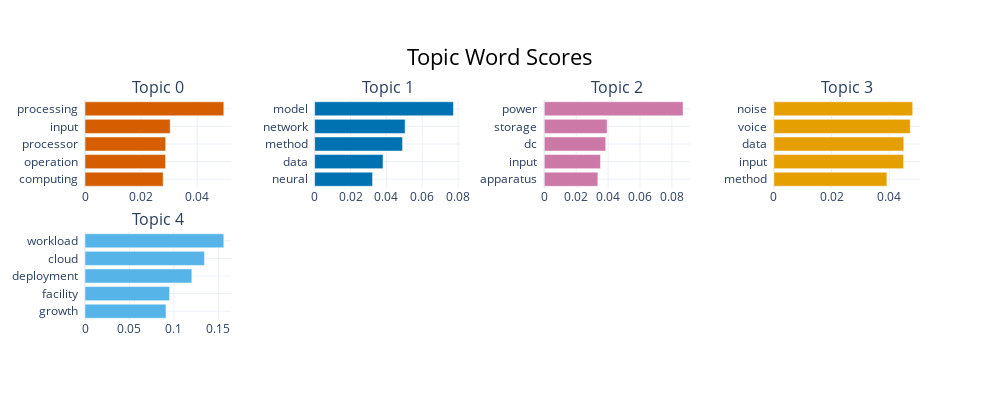

The cell this chart's notebook holds for it:
### Code cell
topic_model.visualize_barchart(top_n_topics=5, height=200)

### Figure 1 — Plotly figure (JSON) as saved in the notebook; plotly's stock layout.template omitted (floating-point values rounded to 4 significant figures)
{"data": [{"marker": {"color": "#D55E00"}, "orientation": "h", "type": "bar", "x": [0.02785, 0.02871, 0.02877, 0.03037, 0.04949], "xaxis": "x", "y": ["computing  ", "operation  ", "processor  ", "input  ", "processing  "], "yaxis": "y"}, {"marker": {"color": "#0072B2"}, "orientation": "h", "type": "bar", "x": [0.0323, 0.03814, 0.04901, 0.05044, 0.07738], "xaxis": "x2", "y": ["neural  ", "data  ", "method  ", "network  ", "model  "], "yaxis": "y2"}, {"marker": {"color": "#CC79A7"}, "orientation": "h", "type": "bar", "x": [0.03359, 0.0352, 0.03852, 0.03939, 0.08698], "xaxis": "x3", "y": ["apparatus  ", "input  ", "dc  ", "storage  ", "power  "], "yaxis": "y3"}, {"marker": {"color": "#E69F00"}, "orientation": "h", "type": "bar", "x": [0.0392, 0.04499, 0.04505, 0.0473, 0.04814], "xaxis": "x4", "y": ["method  ", "input  ", "data  ", "voice  ", "noise  "], "yaxis": "y4"}, {"marker": {"color": "#56B4E9"}, "orientation": "h", "type": "bar", "x": [0.09107, 0.09514, 0.1201, 0.1343, 0.1561], "xaxis": "x5", "y": ["growth  ", "facility  ", "deployment  ", "cloud  ", "workload  "], "yaxis": "y5"}], "layout": {"annotations": [{"font": {"size": 16}, "showarrow": false, "text": "Topic 0", "x": 0.0875, "xanchor": "center", "xref": "paper", "y": 1, "yanchor": "bottom", "yref": "paper"}, {"font": {"size": 16}, "showarrow": false, "text": "Topic 1", "x": 0.3625, "xanchor": "center", "xref": "paper", "y": 1, "yanchor": "bottom", "yref": "paper"}, {"font": {"size": 16}, "showarrow": false, "text": "Topic 2", "x": 0.6375, "xanchor": "center", "xref": "paper", "y": 1, "yanchor": "bottom", "yref": "paper"}, {"font": {"size": 16}, "showarrow": false, "text": "Topic 3", "x": 0.9125, "xanchor": "center", "xref": "paper", "y": 1, "yanchor": "bottom", "yref": "paper"}, {"font": {"size": 16}, "showarrow": false, "text": "Topic 4", "x": 0.0875, "xanchor": "center", "xref": "paper", "y": 0.4, "yanchor": "bottom", "yref": "paper"}], "height": 400, "hoverlabel": {"bgcolor": "white", "font": {"family": "Rockwell", "size": 16}}, "showlegend": false, "title": {"font": {"color": "Black", "size": 22}, "text": "Topic Word Scores", "x": 0.5, "xanchor": "center", "yanchor": "top"}, "width": 1000, "xaxis": {"anchor": "y", "domain": [0, 0.175], "showgrid": true}, "xaxis2": {"anchor": "y2", "domain": [0.275, 0.45], "showgrid": true}, "xaxis3": {"anchor": "y3", "domain": [0.55, 0.725], "showgrid": true}, "xaxis4": {"anchor": "y4", "domain": [0.825, 1], "showgrid": true}, "xaxis5": {"anchor": "y5", "domain": [0, 0.175], "showgrid": true}, "xaxis6": {"anchor": "y6", "domain": [0.275, 0.45], "showgrid": true}, "xaxis7": {"anchor": "y7", "domain": [0.55, 0.725], "showgrid": true}, "xaxis8": {"anchor": "y8", "domain": [0.825, 1], "showgrid": true}, "yaxis": {"anchor": "x", "domain": [0.6, 1], "showgrid": true}, "yaxis2": {"anchor": "x2", "domain": [0.6, 1], "showgrid": true}, "yaxis3": {"anchor": "x3", "domain": [0.6, 1], "showgrid": true}, "yaxis4": {"anchor": "x4", "domain": [0.6, 1], "showgrid": true}, "yaxis5": {"anchor": "x5", "domain": [0, 0.4], "showgrid": true}, "yaxis6": {"anchor": "x6", "domain": [0, 0.4], "showgrid": true}, "yaxis7": {"anchor": "x7", "domain": [0, 0.4], "showgrid": true}, "yaxis8": {"anchor": "x8", "domain": [0, 0.4], "showgrid": true}}}
